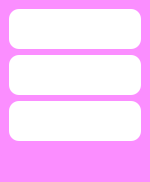
        <widget class="QFrame" name="frame_3">
         <property name="minimumSize">
          <size>
           <width>0</width>
           <height>0</height>
          </size>
         </property>
         <property name="maximumSize">
          <size>
           <width>0</width>
           <height>16777215</height>
          </size>
         </property>
         <property name="styleSheet">
          <string notr="true">QFrame{
background-color: rgb(251, 142, 255);
border-radius: 10px;
}
QPushButton:hover{
	background-color: rgb(202, 202, 255);
}</string>
         </property>
         <layout class="QVBoxLayout" name="verticalLayout_2">
          <property name="spacing">
           <number>0</number>
          </property>
          <property name="leftMargin">
           <number>0</number>
          </property>
          <property name="topMargin">
           <number>0</number>
          </property>
          <property name="rightMargin">
           <number>0</number>
          </property>
          <property name="bottomMargin">
           <number>0</number>
          </property>
          <item alignment="Qt::AlignTop">
           <widget class="QFrame" name="frame_7">
            <property name="minimumSize">
             <size>
              <width>150</width>
              <height>0</height>
             </size>
            </property>
            <property name="maximumSize">
             <size>
              <width>150</width>
              <height>16777215</height>
             </size>
            </property>
            <property name="styleSheet">
             <string notr="true">QPushButton{
padding: 5px 10px;
border: none;
border-radius: 10px;
background-color:rgb(255, 255, 255);
}
QPushButton:hover{
	background-color: rgb(85, 170, 255);
}</string>
            </property>
            <property name="frameShape">
             <enum>QFrame::StyledPanel</enum>
            </property>
            <property name="frameShadow">
             <enum>QFrame::Raised</enum>
            </property>
            <layout class="QVBoxLayout" name="verticalLayout_3">
             <item>
              <widget class="QPushButton" name="pushButton_3">
               <property name="minimumSize">
                <size>
                 <width>0</width>
                 <height>40</height>
                </size>
               </property>
               <property name="styleSheet">
                <string notr="true">image: url(:/prefijoNuevo/imagenes/descarga (1).png);
</string>
               </property>
               <property name="text">
                <string/>
               </property>
              </widget>
             </item>
             <item>
              <widget class="QPushButton" name="pushButton_4">
               <property name="minimumSize">
                <size>
                 <width>0</width>
                 <height>40</height>
                </size>
               </property>
               <property name="styleSheet">
                <string notr="true">image: url(:/menu/imagenes/images.png);
image: url(:/prefijoNuevo/imagenes/images.png);</string>
               </property>
               <property name="text">
                <string/>
               </property>
               <property name="checkable">
                <bool>true</bool>
               </property>
              </widget>
             </item>
             <item>
              <widget class="QPushButton" name="pushButton_5">
               <property name="minimumSize">
                <size>
                 <width>0</width>
                 <height>40</height>
                </size>
               </property>
               <property name="styleSheet">
                <string notr="true">image: url(:/menu/imagenes/gratis-png-caja-registradora-iconos-iconos-dinero-punto-de-venta-pago-caja-registradora.png);
image: url(:/prefijoNuevo/imagenes/gratis-png-caja-registradora-iconos-iconos-dinero-punto-de-venta-pago-caja-registradora.png);</string>
               </property>
               <property name="text">
                <string/>
               </property>
              </widget>
             </item>
            </layout>
           </widget>
          </item>
          <item alignment="Qt::AlignBottom">
           <widget class="QFrame" name="frame_12">
            <property name="styleSheet">
             <string notr="true">QPushButton{
border-radius:15px;
}</string>
            </property>
            <property name="frameShape">
             <enum>QFrame::StyledPanel</enum>
            </property>
            <property name="frameShadow">
             <enum>QFrame::Raised</enum>
            </property>
            <layout class="QVBoxLayout" name="verticalLayout_6">
             <item alignment="Qt::AlignBottom">
              <widget class="QPushButton" name="pushButton_10">
               <property name="styleSheet">
                <string notr="true">image:url(:/menu/imagenes/png-transparent-logo-house-home-building-computer-icons-house-angle-building-text.png);
image: url(:/prefijoNuevo/imagenes/png-transparent-logo-house-home-building-computer-icons-house-angle-building-text.png);
border-radius:15px;
</string>
               </property>
               <property name="text">
                <string/>
               </property>
              </widget>
             </item>
            </layout>
           </widget>
          </item>
         </layout>
        </widget>
